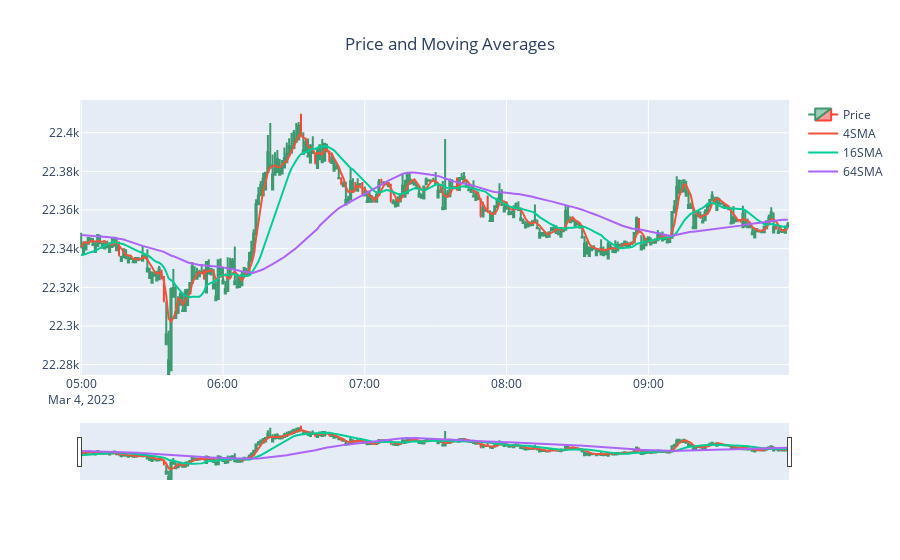

The notebook cell saved with this chart:
### Code cell
# View data
dataview = data.tail(300).copy()
print(dataview)

# Chart price data (last 300 prices)
fig = go.Figure(data=[go.Candlestick(x=dataview.index, open=dataview['Open'], high=dataview['High'], low=dataview['Low'], close=dataview['Close'], name='Price')])

# Add moving average lines
fig.add_trace(go.Scatter(x=dataview.index, y=dataview['4SMA'], name='4SMA'))
fig.add_trace(go.Scatter(x=dataview.index, y=dataview['16SMA'], name='16SMA'))
fig.add_trace(go.Scatter(x=dataview.index, y=dataview['64SMA'], name='64SMA'))

fig.update_layout(title='Price and Moving Averages', title_x=0.5)
fig.show()

### Figure 1 — Plotly figure (JSON) as saved in the notebook; plotly's stock layout.template omitted (floating-point values rounded to 4 significant figures; data arrays with more than 128 entries replaced by an {"elided": "..."} marker saying what was removed)
{"data": [{"close": {"elided": "300 float values"}, "high": {"elided": "300 float values"}, "low": {"elided": "300 float values"}, "name": "Price", "open": {"elided": "300 float values"}, "type": "candlestick", "x": {"elided": "300 str values"}}, {"name": "4SMA", "type": "scatter", "x": {"elided": "300 str values"}, "y": {"elided": "300 float values"}}, {"name": "16SMA", "type": "scatter", "x": {"elided": "300 str values"}, "y": {"elided": "300 float values"}}, {"name": "64SMA", "type": "scatter", "x": {"elided": "300 str values"}, "y": {"elided": "300 float values"}}], "layout": {"title": {"text": "Price and Moving Averages", "x": 0.5}}}
